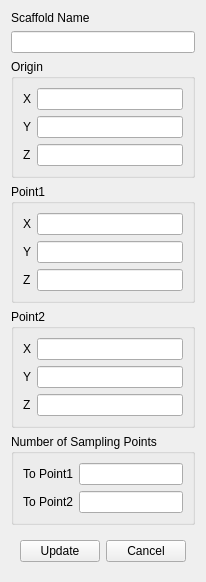
<?xml version="1.0" encoding="UTF-8"?>
<ui version="4.0">
 <class>ParallelogramDialog</class>
 <widget class="QWidget" name="ParallelogramDialog">
  <property name="geometry">
   <rect>
    <x>0</x>
    <y>0</y>
    <width>198</width>
    <height>568</height>
   </rect>
  </property>
  <property name="windowTitle">
   <string>Form</string>
  </property>
  <layout class="QVBoxLayout" name="verticalLayout">
   <item>
    <widget class="QWidget" name="widget" native="true">
     <layout class="QVBoxLayout" name="verticalLayout_3">
      <property name="leftMargin">
       <number>0</number>
      </property>
      <property name="topMargin">
       <number>0</number>
      </property>
      <property name="rightMargin">
       <number>0</number>
      </property>
      <property name="bottomMargin">
       <number>0</number>
      </property>
      <item>
       <widget class="QLabel" name="label">
        <property name="text">
         <string>Scaffold Name</string>
        </property>
       </widget>
      </item>
      <item>
       <widget class="QLineEdit" name="name"/>
      </item>
     </layout>
    </widget>
   </item>
   <item>
    <widget class="QGroupBox" name="groupBox_4">
     <property name="title">
      <string>Origin</string>
     </property>
     <layout class="QGridLayout" name="gridLayout_3">
      <item row="1" column="0">
       <widget class="QLabel" name="label_13">
        <property name="text">
         <string>Y</string>
        </property>
       </widget>
      </item>
      <item row="0" column="1">
       <widget class="QLineEdit" name="originX"/>
      </item>
      <item row="0" column="0">
       <widget class="QLabel" name="label_14">
        <property name="text">
         <string>X</string>
        </property>
       </widget>
      </item>
      <item row="1" column="1">
       <widget class="QLineEdit" name="originY"/>
      </item>
      <item row="2" column="1">
       <widget class="QLineEdit" name="originZ"/>
      </item>
      <item row="2" column="0">
       <widget class="QLabel" name="label_15">
        <property name="text">
         <string>Z</string>
        </property>
       </widget>
      </item>
     </layout>
    </widget>
   </item>
   <item>
    <widget class="QGroupBox" name="groupBox">
     <property name="title">
      <string>Point1</string>
     </property>
     <layout class="QGridLayout" name="gridLayout_2">
      <item row="1" column="0">
       <widget class="QLabel" name="label_11">
        <property name="text">
         <string>Y</string>
        </property>
       </widget>
      </item>
      <item row="0" column="1">
       <widget class="QLineEdit" name="point1X"/>
      </item>
      <item row="0" column="0">
       <widget class="QLabel" name="label_10">
        <property name="text">
         <string>X</string>
        </property>
       </widget>
      </item>
      <item row="1" column="1">
       <widget class="QLineEdit" name="point1Y"/>
      </item>
      <item row="2" column="1">
       <widget class="QLineEdit" name="point1Z"/>
      </item>
      <item row="2" column="0">
       <widget class="QLabel" name="label_12">
        <property name="text">
         <string>Z</string>
        </property>
       </widget>
      </item>
     </layout>
    </widget>
   </item>
   <item>
    <widget class="QGroupBox" name="groupBox_2">
     <property name="title">
      <string>Point2</string>
     </property>
     <layout class="QGridLayout" name="gridLayout">
      <item row="1" column="0">
       <widget class="QLabel" name="label_3">
        <property name="text">
         <string>Y</string>
        </property>
       </widget>
      </item>
      <item row="0" column="0">
       <widget class="QLabel" name="label_2">
        <property name="text">
         <string>X</string>
        </property>
       </widget>
      </item>
      <item row="0" column="1">
       <widget class="QLineEdit" name="point2X"/>
      </item>
      <item row="2" column="0">
       <widget class="QLabel" name="label_4">
        <property name="text">
         <string>Z</string>
        </property>
       </widget>
      </item>
      <item row="1" column="1">
       <widget class="QLineEdit" name="point2Y"/>
      </item>
      <item row="2" column="1">
       <widget class="QLineEdit" name="point2Z"/>
      </item>
     </layout>
    </widget>
   </item>
   <item>
    <widget class="QGroupBox" name="groupBox_3">
     <property name="title">
      <string>Number of Sampling Points</string>
     </property>
     <layout class="QGridLayout" name="gridLayout_4">
      <item row="0" column="1">
       <widget class="QLineEdit" name="point1Samples"/>
      </item>
      <item row="0" column="0">
       <widget class="QLabel" name="label_7">
        <property name="text">
         <string>To Point1</string>
        </property>
       </widget>
      </item>
      <item row="1" column="0">
       <widget class="QLabel" name="label_5">
        <property name="text">
         <string>To Point2</string>
        </property>
       </widget>
      </item>
      <item row="1" column="1">
       <widget class="QLineEdit" name="point2Samples"/>
      </item>
     </layout>
    </widget>
   </item>
   <item>
    <spacer name="verticalSpacer">
     <property name="orientation">
      <enum>Qt::Vertical</enum>
     </property>
     <property name="sizeHint" stdset="0">
      <size>
       <width>20</width>
       <height>40</height>
      </size>
     </property>
    </spacer>
   </item>
   <item>
    <widget class="QWidget" name="widget_12" native="true">
     <layout class="QHBoxLayout" name="horizontalLayout_9">
      <item>
       <spacer name="horizontalSpacer_7">
        <property name="orientation">
         <enum>Qt::Horizontal</enum>
        </property>
        <property name="sizeHint" stdset="0">
         <size>
          <width>40</width>
          <height>20</height>
         </size>
        </property>
       </spacer>
      </item>
      <item>
       <widget class="QPushButton" name="ok">
        <property name="text">
         <string>Update</string>
        </property>
       </widget>
      </item>
      <item>
       <widget class="QPushButton" name="cancel">
        <property name="text">
         <string>Cancel</string>
        </property>
       </widget>
      </item>
     </layout>
    </widget>
   </item>
  </layout>
 </widget>
 <resources/>
 <connections/>
</ui>
